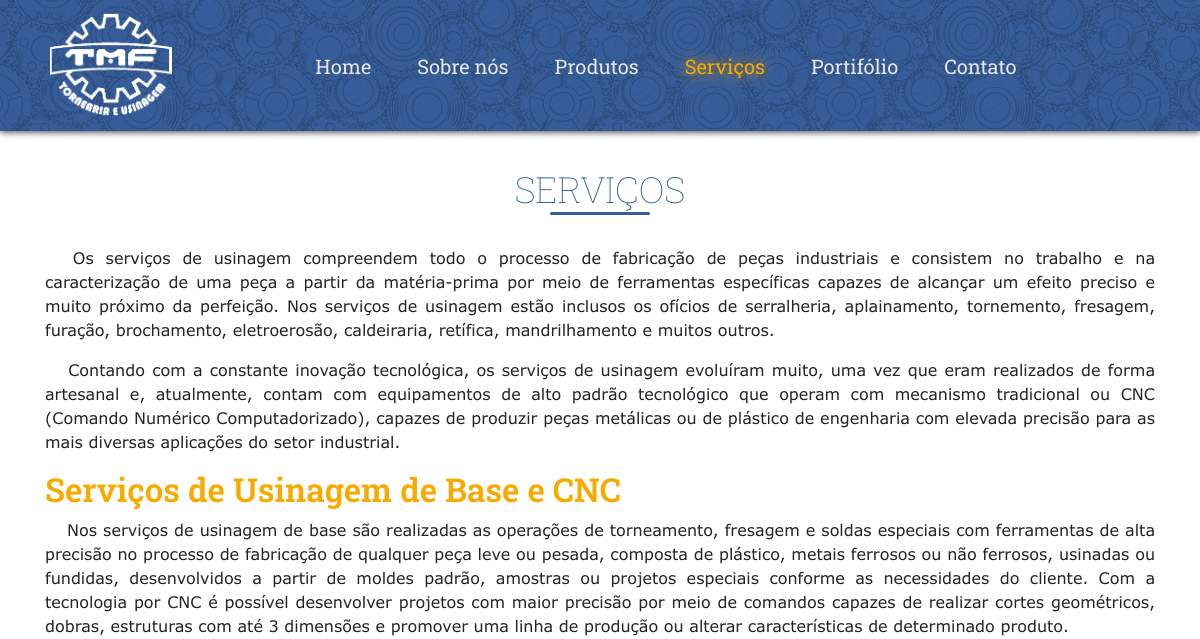
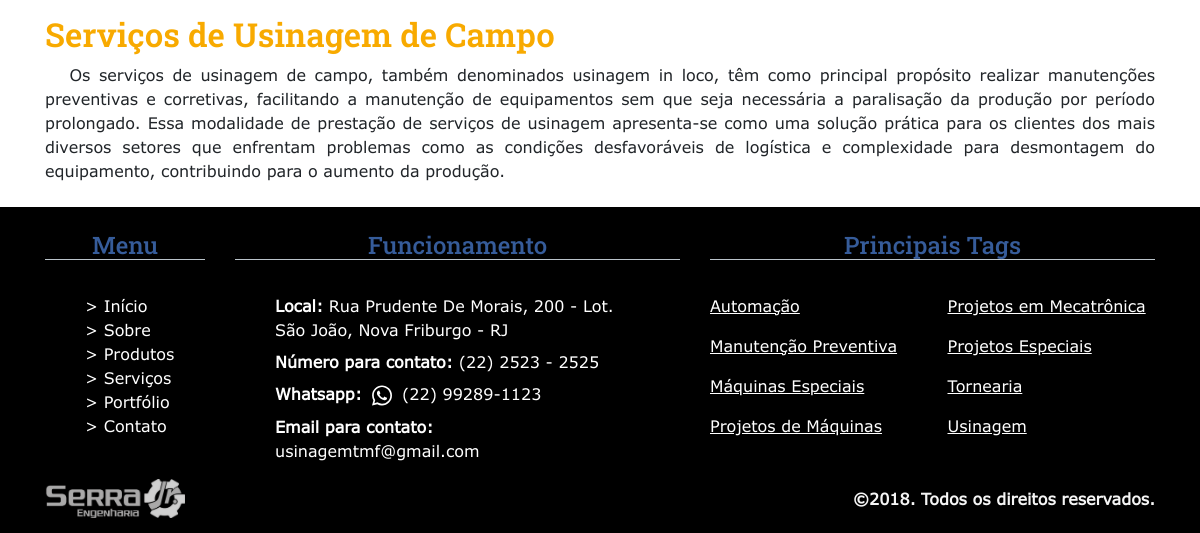
/servicos.php, run on an earlier commit of the app's database (2 pictures, top to bottom).
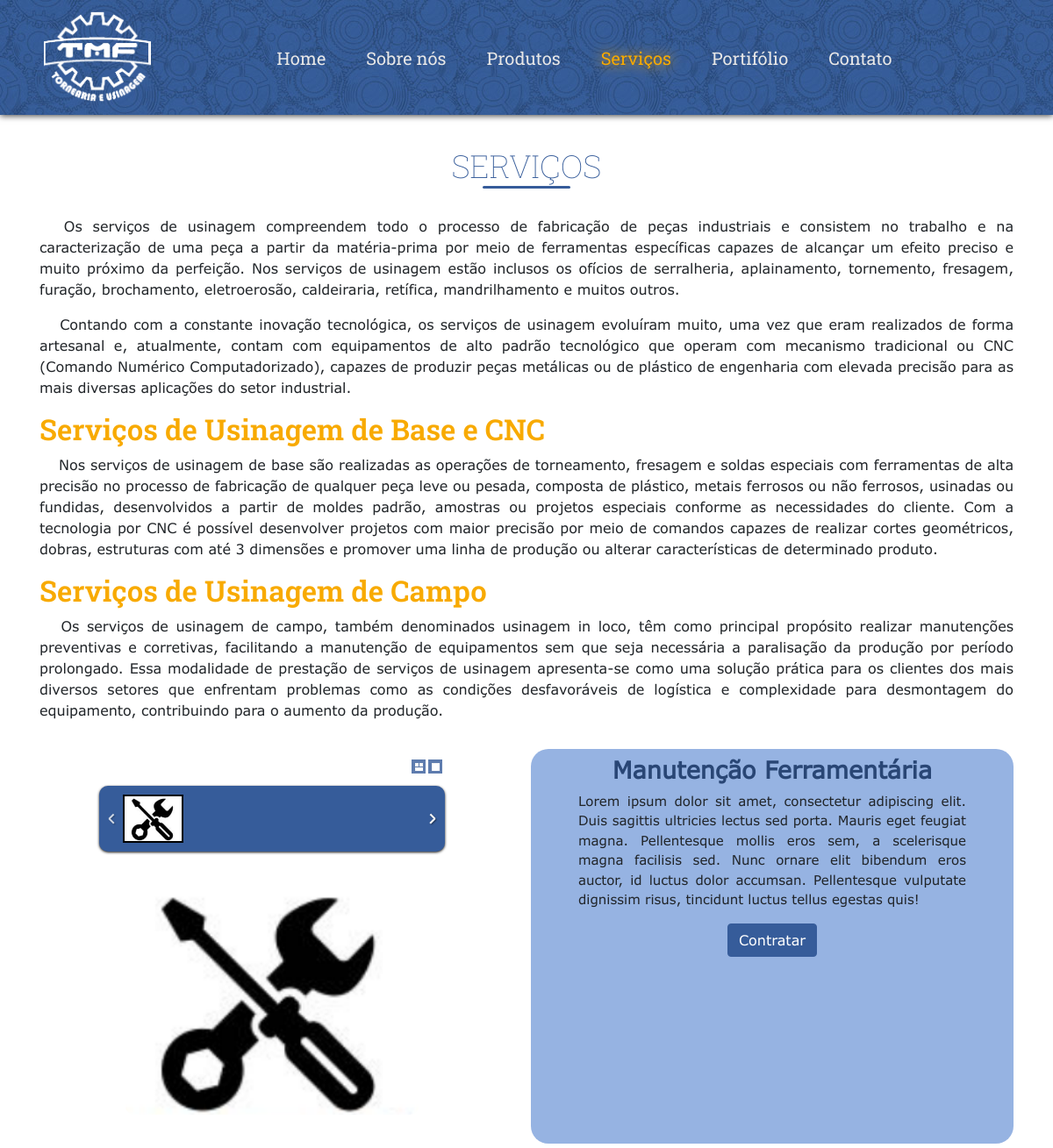
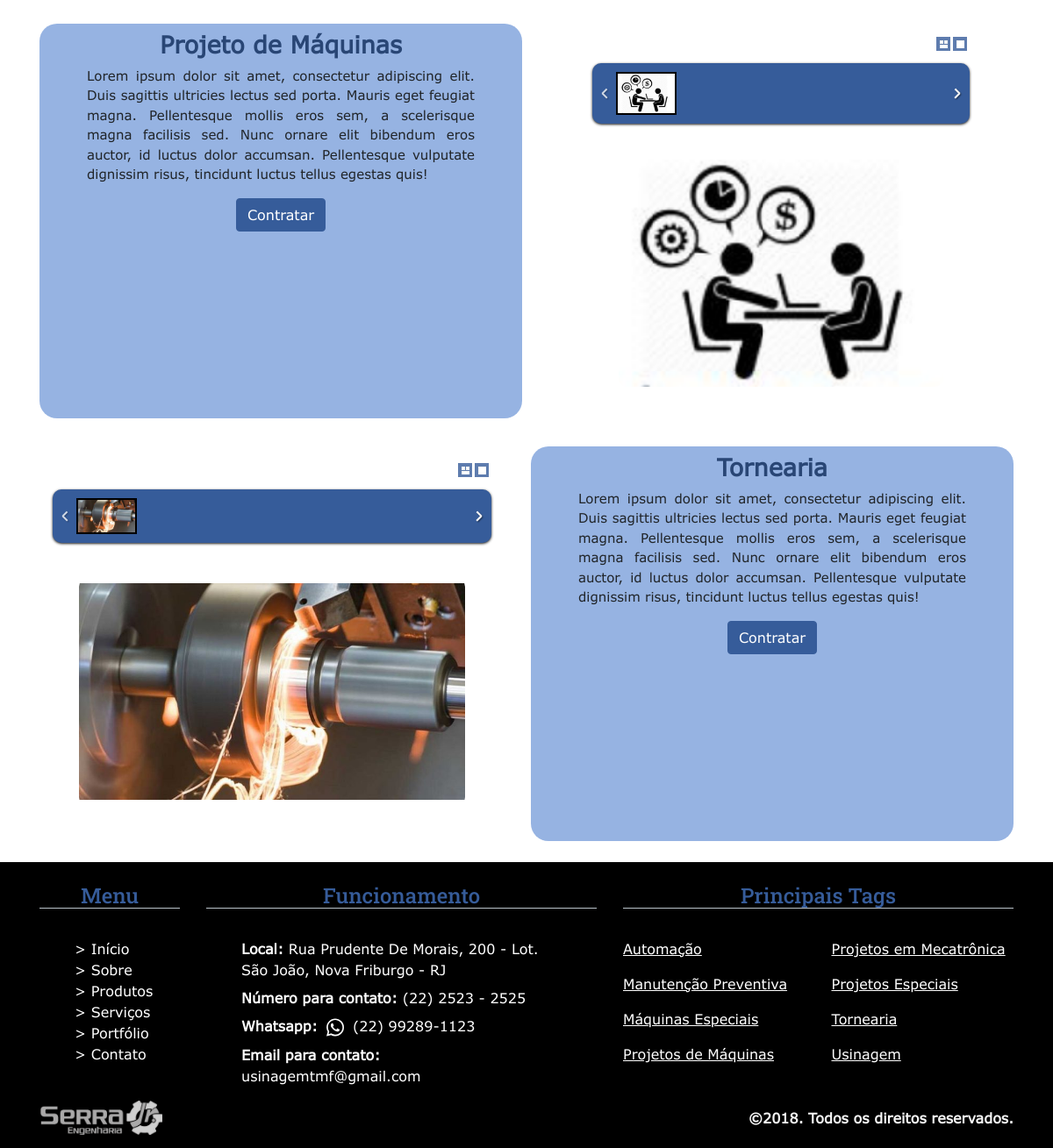
And on a later commit of the database (2 pictures, top to bottom).
### tables this page shows
CREATE TABLE `servico` (
  `codServico` int(11) NOT NULL,
  `nome` varchar(150) NOT NULL,
  `descricao` text NOT NULL,
  `imagem` varchar(150) NOT NULL,
  `estatus` tinyint(1) NOT NULL
);

CREATE TABLE `imagemservico` (
  `codImagem` int(11) NOT NULL,
  `codServico` int(11) NOT NULL,
  `nome` varchar(100) NOT NULL
);

### servicos.php (the view, shortened to what this page needs)
<!DOCTYPE html>
<html lang="pt-br">
<head>
    <link rel="stylesheet" href="css/produtos_servico.css">
    <link rel="stylesheet" href="css/header.css">
    <link rel="stylesheet" href="css/footer.css">
    <link rel="stylesheet" href="css/normalize.css">
    <link rel="stylesheet" href="bootstrap/css/bootstrap.min.css">
    <link rel="stylesheet" href="css/main.css">
</head>
<body>
    <header>
        <?php include_once('header.php'); ?>
    </header>
    <main>
        <section id="secaoProdutos" class="secaoSite" style="margin-top:110px;" >
            <div class="container container-fluid">
                <div class="row">
                    <div class="col-md-12 container-titulos pb-2">
                        <h1 class="titulo_secoes">
                            <br>
                            Serviços
                        </h1>
                    </div>
                </div>
                <div class="row">
                    <div class="col-md-12 container-titulos pb-2">
                        <p class="text-justify">
                            &emsp;
                            Os serviços de usinagem compreendem todo o processo de fabricação de peças industriais e consistem no trabalho e na caracterização de uma peça a partir da matéria-prima por meio de ferramentas específicas capazes de alcançar um efeito preciso e muito próximo da perfeição. Nos serviços de usinagem estão inclusos os ofícios de serralheria, aplainamento, tornemento, fresagem, furação, brochamento, eletroerosão, caldeiraria, retífica, mandrilhamento e muitos outros.
                        </p>
                        <p class="text-justify">
                            &emsp;
                            Contando com a constante inovação tecnológica, os serviços de usinagem evoluíram muito, uma vez que eram realizados de forma artesanal e, atualmente, contam com equipamentos de alto padrão tecnológico que operam com mecanismo tradicional ou CNC (Comando Numérico Computadorizado), capazes de produzir peças metálicas ou de plástico de engenharia com elevada precisão para as mais diversas aplicações do setor industrial.
                        </p>
                        <h3 style="text-align:left;" class="subTituloSobre"> Serviços de Usinagem de Base e CNC </h3>
                        <p class="text-justify">
                            &emsp;
                            Nos serviços de usinagem de base são realizadas as operações de torneamento, fresagem e soldas especiais com ferramentas de alta precisão no processo de fabricação de qualquer peça leve ou pesada, composta de plástico, metais ferrosos ou não ferrosos, usinadas ou fundidas, desenvolvidos a partir de moldes padrão, amostras ou projetos especiais conforme as necessidades do cliente. Com a tecnologia por CNC é possível desenvolver projetos com maior precisão por meio de comandos capazes de realizar cortes geométricos, dobras, estruturas com até 3 dimensões e promover uma linha de produção ou alterar características de determinado produto.
                        </p>
                        <h3 style="text-align:left;" class="subTituloSobre">Serviços de Usinagem de Campo</h3>
                        <p class="text-justify">
                            &emsp;
                            Os serviços de usinagem de campo, também denominados usinagem in loco, têm como principal propósito realizar manutenções preventivas e corretivas, facilitando a manutenção de equipamentos sem que seja necessária a paralisação da produção por período prolongado. Essa modalidade de prestação de serviços de usinagem apresenta-se como uma solução prática para os clientes dos mais diversos setores que enfrentam problemas como as condições desfavoráveis de logística e complexidade para desmontagem do equipamento, contribuindo para o aumento da produção.
                        </p>
                    </div>
                </div>
            </div>
            <?php
            $objDB = new db();
            $conn = $objDB->conecta_mysql();
            $query_select = "SELECT * from servico where estatus ='1';";
            $result_select = mysqli_query($conn,$query_select) or die(mysql_error());
            $rows = array();
            $contadorServicos = 0;
            while($row = mysqli_fetch_array($result_select))
                $rows[] = $row;
            foreach($rows as $row){
                $contadorServicos = $contadorServicos + 1;
                $codServico = $row['codServico'];
                $nome = $row['nome'];
                $descricao = $row['descricao'];
                echo '<div class="container d-flex justify-content-center">';
                echo '<div class="row d-flex justify-content-center">';
                if ($contadorServicos%2 == 0) {
                    echo '<div class="col  mt-2 mb-4 mx-auto ">';
                }else{
                    echo '<div class="col order-sm-12 mt-2 mb-4 mx-auto ">';
                }
                echo '<div class="container caixa_texto">';
                echo '<div class="row">';
                echo '<div class="col-12 mt-2 mb-0 text-center">';
                echo '<h4 style="font-size: 27px;font-weight: 600;color: rgb(41, 70, 117);">'.$nome.'</h4>';
                echo '</div>';
                echo '</div>';
                echo '<div class="row mr-4 ml-4">';
                echo '<div class="caixa_card_texto ">';
                echo '<div class="col-12">';
                echo '<p class="card-text">';
                echo $descricao;
                echo '</p>';
                echo '</div>';
                echo '</div>';
                echo '</div>';
                echo '<div class="row text-center mt-3 pb-3">';
                echo '<div class="col-12">';
                echo '<input type="submit" class="btn btn-primary" data-toggle="modal" data-target="#ModalProd" id="contratar" name="contratar" value="Contratar">';
                echo '</div>';
                echo '</div>';
                echo '</div>';
                echo '</div>';
                echo '<div class="col  order-sm-1 mt-2 mb-4 d-flex">';
                echo '<div class="Conteudo_slider mx-auto my-auto">';
                echo '<div id="rg-gallery'.$contadorServicos.'" class="rg-gallery">';
                echo '<div class="rg-thumbs">';
                echo '<div class="es-carousel-wrapper">';
                echo '<div class="es-nav">';
                echo '<span class="es-nav-prev">Previous</span>';
                echo '</div>';
                echo '<div class="es-carousel">';
                echo '<ul class="lista_imagens ">  ';
                $query_select = "SELECT nome from imagemservico where codServico = '$codServico';";
                $result_select = mysqli_query($conn,$query_select) or die(mysql_error());
                $linhas = array();
                while($linha = mysqli_fetch_array($result_select))
                    $linhas[] = $linha;
                foreach($linhas as $linha){
                    $nomeImagem = $linha['nome'];
                    echo '<li><a href="#"><img src="sistema/Img/Servicos/'.$nomeImagem.' " data-large="sistema/Img/Servicos/'.$nomeImagem.'  " data-description="" /></a></li>';
                }
                echo '</ul>';
                echo '</div>';
                echo '</div>';
                echo '</div>';
                echo '</div>';
                echo '</div>';
                echo '</div>';
                echo '</div>';
                echo '</div>';
            }
            ?>
        </section>
    </main>
    <footer>
        <?php include_once('footer.php'); ?>
    </footer>
</body>
</html>

### header.php (shortened to what this page needs)
<nav class="navbar navbar-expand-md navbar-dark fixed-top" id="navbarTMF">
    <div class="container">
        <img src="img/logoTMFBranco.png" id="logo_Menu">
        <div class="collapse navbar-collapse" id="menu-navegacao">
            <ul class="navbar-nav mx-auto my-auto">
                <li class="nav-item navegacao"><a class="nav-link linkMenu link_ativo" id="link_secaoHome" href="#secaoSobre">Home</a></li>
                <li class="nav-item navegacao"><a class="nav-link linkMenu" id="link_secaoSobre" href="sobre.php">Sobre nós</a></li>
                <li class="nav-item navegacao"><a class="nav-link linkMenu" id="link_secaoProdutos" href="produtos.php">Produtos</a></li>
                <li class="nav-item navegacao"><a class="nav-link linkMenu" id="link_secaoServicos" href="servicos.php">Serviços</a></li>
                <li class="nav-item navegacao"><a class="nav-link linkMenu" id="link_secaoPortifolio" href="portifolio.php">Portifólio</a></li>
                <li class="nav-item navegacao"><a class="nav-link linkMenu" id="link_secaoContato" href="#secaoContato">Contato</a></li>
            </ul>
        </div>
    </div>
</nav>

### footer.php
<br>
<div class="container">
    <div class="row">
        <div class="col-md-2">
            <h4 class="titulos_rodape">Menu</h4>
            <div class="coluna_menu">
                <ul class="p-0" style="margin-left: calc(50% - 40px)">
                    <li><a class="item_menu_rodape" href="index.php">> Início</a></li>
                    <li><a class="item_menu_rodape" href="sobre.php">> Sobre</a></li>
                    <li><a class="item_menu_rodape" href="produtos.php">> Produtos</a></li>
                    <li><a class="item_menu_rodape" href="servicos.php">> Serviços</a></li>
                    <li><a class="item_menu_rodape" href="portifolio.php">> Portfólio</a></li>
                    <li><a class="item_menu_rodape" href="index.php#secaoContato">> Contato</a></li>
                </ul>
            </div>
        </div>
        <div class="col-md-5">
            <h4 class="titulos_rodape">Funcionamento</h4>
            <ul>
                <li class="item_funcionamento"> <span class="pre_item_funcionamento">Local:</span> Rua Prudente De Morais, 200 - Lot. São João, Nova Friburgo - RJ </li>
                <li class="item_funcionamento"> <span class="pre_item_funcionamento">Número para contato:</span> (22) 2523 - 2525 </li>
                <li class="item_funcionamento"> <span class="pre_item_funcionamento">Whatsapp:</span><img src="img/Contato/whatsapp-brands.svg" id="icone-whatsapp">(22) 99289-1123</li>
                <li class="item_funcionamento"> <span class="pre_item_funcionamento">Email para contato:</span> usinagemtmf@gmail.com </li>
            </ul>
        </div>
        <div class="col-md-5">
            <h4 class="titulos_rodape">Principais Tags</h4>
            <div class="row">
                <div class="col-md-6 text-center text-md-left">
                    <p><span class="tags">Automação</span></p>
                    <p><span class="tags">Manutenção Preventiva</span></p>
                    <p><span class="tags">Máquinas Especiais</span></p>
                    <p><span class="tags">Projetos de Máquinas</span></p>
                </div>
                <div class="col-md-6 text-center text-md-left">
                    <p><span class="tags">Projetos em Mecatrônica</span></p>
                    <p><span class="tags">Projetos Especiais</span></p>
                    <p><span class="tags">Tornearia</span></p>
                    <p><span class="tags">Usinagem</span></p>
                </div>
            </div>
        </div>
    </div>
</div>
<div class="container">
    <div class="row">
        <div class="col-md-6 text-center">
            <img src="img/logo1.png" id="logo" class="float-md-left">
        </div>
        <div class="col-md-6 text-center">
            <span id="texto_direitos" class="float-md-right mt-2">©2018. Todos os direitos reservados.</span>
        </div>
    </div>
</div>

### css/produtos_servico.css (style rules this page uses)
.Conteudo_slider { margin-top: 30px ; max-width: 500px ; }
.caixa_card_texto { overflow-y: auto !important; overflow-x: auto !important; display: block !important; max-height: 450px !important ; }
.caixa_texto { background-color: rgba(55, 110, 199, 0.521); border-radius: 20px ; }
@media screen and (min-width: 967px) { .caixa_texto { min-width: 550px ; min-height: 450pX ; } }
.btn.btn-primary { background-color: #365C9A !important ; border-color: #365C9A !important ; }
.card-text { text-align: justify; font-size: 15px ; }
.lista_imagens { white-space: nowrap; display: inline-block ; padding: 0 ; }
.lista_imagens>li { display: inline-block !important; padding: 0 ; }
.es-carousel-wrapper { background: #365C9A; padding:10px 27px; -moz-border-radius: 10px; -webkit-border-radius: 10px; border-radius: 10px; position:relative; -moz-box-shadow:0px 1px 3px rgba(0, 0, 0, 0.9); -webkit-box-shadow:0px 1px 3px rgba(0, 0, 0, 0.9); box-shadow:0px 1px 3px rgba(0, 0, 0, 0.9); position:relative; margin-bottom:20px; }
.es-carousel { overflow:hidden; white-space: nowrap; background:#365C9A; }
.es-carousel ul { display:none; }
.es-carousel ul li { height:100%; float:left; display:block; }
.es-carousel ul li a { display:block; border-style:solid; border-color:rgba(54, 92, 154, 0); opacity:0.8; -webkit-touch-callout:none; -webkit-transition: all 0.2s ease-in-out; -moz-transition: all 0.2s ease-in-out; -o-transition: all 0.2s ease-in-out; -ms-transition: all 0.2s ease-in-out; transition: all 0.2s ease-in-out; }
.es-carousel ul li.selected a { border-color:rgb(0, 0, 0); opacity:1.0; }
.es-carousel ul li a img { display:block; border:none; max-height:100%; max-width:100%; }
.es-nav span { position:absolute; top:50%; left:8px; background:transparent url(../img/Slider/nav_thumbs.png) no-repeat top left; width:14px; height:26px; margin-top:-13px; text-indent:-9000px; cursor:pointer; opacity:0.8; }

### css/header.css (style rules this page uses)
#logo_Menu { height:105px; margin:5px; transition: height 0.15s linear 0s; }
.navbar, #bg { background-color:#365C9A; background-image: url("../img/tmfcover.png"); color:white; }
.nav-link { color:rgb(231, 231, 231) !important; font-size: 20px; text-align:center; margin-left: 15px; margin-right: 15px; transition: color 0.15s ease 0s; }
.link_ativo { color:#f8aa00 !important; text-shadow: 0 0 15px #f8aa00; }
#navbarTMF { box-shadow: 0 1px 7px #404040; }

### css/footer.css (style rules this page uses)
footer { background-color: black !important; }
.item_menu_rodape { margin-top: 5pt; color: white!important; display: block; cursor: pointer; }
.pre_item_funcionamento { color: white; margin-bottom: 15pt; }
.item_funcionamento { margin-top: 6pt; color: white; margin-right: 40pt; }
.tags { color: white; border-radius: 10pt; }
#texto_direitos { color: whitesmoke; }
#logo { max-width:140px; max-height:90px; width: auto; height: auto; margin-bottom: 15px; }
.titulos_rodape { color: #365C9A; font-family: 'Roboto Slab', serif; font-weight: 500; text-align: center; border-bottom: 1pt solid #bac3ca; margin-bottom: 25pt; }
.item_menu_rodape { cursor: pointer; margin: 0; }
li { list-style-type: none; }
.pre_item_funcionamento { font-weight: bold; }
.item_funcionamento { text-align: initial; }
.tags { display: inline-block; text-align: center; text-decoration: underline; }
#texto_direitos { font-weight: bold; }

### css/main.css (style rules this page uses)
body { overflow-x: hidden; }
.container-titulos { padding: 15px; }
.btn.btn-primary { background-color: #365C9A !important ; border-color: #365C9A !important ; margin: 0px !important ; }
#icone-whatsapp { width: 20px; margin: 0 10px 0 10px; -webkit-filter: invert(100%); filter: invert(100%); }
* { font-family: Verdana4, Arial, sans-serif; }
.navbar-nav > li > a { font-family: 'Roboto Slab', serif; }
.titulo_secoes { text-align: center; font-weight: 50; font-family: 'Roboto Slab', serif; font-size: 36px; color:#365C9A; text-transform: uppercase; }
.titulo_secoes::after { margin: 1px auto; height: 3px; width: 100px; content: " "; display: block; background-color: #365C9A; border-radius: 6px; }
#mande_mensagem h3, .subTituloSobre { text-align: center; font-family: 'Roboto Slab', serif; font-size: 33px; font-weight: 600; color: rgb(41, 70, 117); }
.subTituloSobre { color: #f8aa00; }

What changed in the data, as far as the page shows it:
added servico: nome "Manutenção Ferramentária", descricao "Lorem ipsum dolor sit amet, consectetur adipiscing elit. Duis sagittis ultricies lectus sed porta. Mauris eget feugiat magna. Pellentesque mollis eros sem, a scelerisque magna facilisis sed. Nunc ornare elit bibendum eros auctor, id luctus dolor accumsan. Pellentesque vulputate dignissim risus, tincidunt luctus tellus egestas quis!"
added imagemservico: nome (picture), shown under "Manutenção Ferramentária"
added servico: nome "Projeto de Máquinas", descricao "Lorem ipsum dolor sit amet, consectetur adipiscing elit. Duis sagittis ultricies lectus sed porta. Mauris eget feugiat magna. Pellentesque mollis eros sem, a scelerisque magna facilisis sed. Nunc ornare elit bibendum eros auctor, id luctus dolor accumsan. Pellentesque vulputate dignissim risus, tincidunt luctus tellus egestas quis!"
added imagemservico: nome (picture), shown under "Projeto de Máquinas"
added servico: nome "Tornearia", descricao "Lorem ipsum dolor sit amet, consectetur adipiscing elit. Duis sagittis ultricies lectus sed porta. Mauris eget feugiat magna. Pellentesque mollis eros sem, a scelerisque magna facilisis sed. Nunc ornare elit bibendum eros auctor, id luctus dolor accumsan. Pellentesque vulputate dignissim risus, tincidunt luctus tellus egestas quis!"
added imagemservico: nome (picture), shown under "Tornearia"
